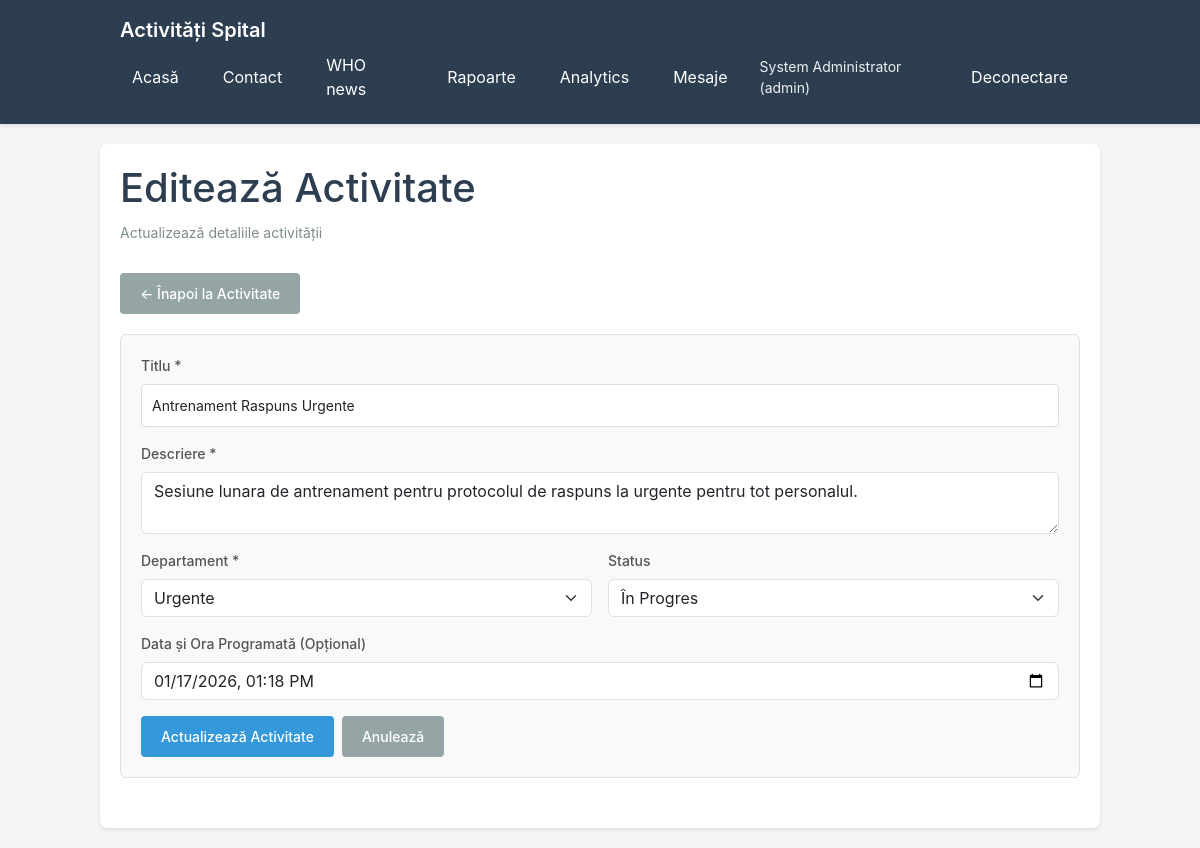
The app's page /activities/edit.php?id=2 (signed in) with its own data.
### tables this page shows
CREATE TABLE IF NOT EXISTS activities (
    id INT AUTO_INCREMENT PRIMARY KEY,
    title VARCHAR(200) NOT NULL,
    description TEXT NOT NULL,
    department_id INT NOT NULL,
    created_by INT NOT NULL,
    status ENUM('planned', 'in_progress', 'completed', 'cancelled') DEFAULT 'planned',
    scheduled_date DATETIME,
    created_at TIMESTAMP DEFAULT CURRENT_TIMESTAMP,
    updated_at TIMESTAMP DEFAULT CURRENT_TIMESTAMP ON UPDATE CURRENT_TIMESTAMP,
    FOREIGN KEY (department_id) REFERENCES departments(id) ON DELETE RESTRICT,
    FOREIGN KEY (created_by) REFERENCES users(id) ON DELETE RESTRICT,
    INDEX idx_department (department_id),
    INDEX idx_status (status),
    INDEX idx_scheduled_date (scheduled_date)
);

CREATE TABLE IF NOT EXISTS departments (
    id INT AUTO_INCREMENT PRIMARY KEY,
    name VARCHAR(100) NOT NULL UNIQUE,
    description TEXT,
    created_at TIMESTAMP DEFAULT CURRENT_TIMESTAMP
);

### app/src/helpers.php (called while the page is built, shortened)
<?php
function dbSelectAll($pdo, $sql, $params = []) {
    try {
        $stmt = $pdo->prepare($sql);
        $stmt->execute($params);
        return $stmt->fetchAll();
    } catch (PDOException $e) {
        error_log("Eroare selectare baza de date: " . $e->getMessage());
        return [];
    }
}
function dbSelectOne($pdo, $sql, $params = []) {
    try {
        $stmt = $pdo->prepare($sql);
        $stmt->execute($params);
        return $stmt->fetch();
    } catch (PDOException $e) {
        error_log("Eroare selectare baza de date: " . $e->getMessage());
        return false;
    }
}
function h($string) {
    return htmlspecialchars($string, ENT_QUOTES, 'UTF-8');
}

### activities/edit.php (the view, shortened to what this page needs)
<?php
require_once __DIR__ . '/../app/src/db.php';
require_once __DIR__ . '/../app/src/helpers.php';
$pdo = getDbConnection();
$activityId = isset($_GET['id']) ? (int)$_GET['id'] : 0;
$activity = dbSelectOne($pdo, "
    SELECT
        a.id,
        a.title,
        a.description,
        a.status,
        a.scheduled_date,
        a.department_id
    FROM activities a
    WHERE a.id = ?
", [$activityId]);
$scheduled_date_formatted = '';
if ($activity['scheduled_date']) {
    $dt = new DateTime($activity['scheduled_date']);
    $scheduled_date_formatted = $dt->format('Y-m-d\TH:i');
}
$departments = dbSelectAll($pdo, "SELECT id, name FROM departments ORDER BY name");
?>
<h1>Editează Activitate</h1>
<p class="subtitle">Actualizează detaliile activității</p>
<div style="margin-bottom: 20px;">
    <a href="show.php?id=<?php echo $activityId; ?>" class="btn btn-secondary">← Înapoi la Activitate</a>
</div>
<div class="form-section">
    <form method="POST">
        <div class="row g-3">
            <div class="col-12">
                <label for="title" class="form-label">Titlu *</label>
                <input type="text" id="title" name="title" required maxlength="200"
                       value="<?php echo h($activity['title']); ?>" class="form-control">
            </div>
            <div class="col-12">
                <label for="description" class="form-label">Descriere *</label>
                <textarea id="description" name="description" required class="form-control"><?php echo h($activity['description']); ?></textarea>
            </div>
            <div class="col-12 col-md-6">
                <label for="department_id" class="form-label">Departament *</label>
                <select id="department_id" name="department_id" required class="form-select">
                    <?php foreach ($departments as $dept): ?>
                        <option value="<?php echo $dept['id']; ?>"
                                <?php echo $activity['department_id'] == $dept['id'] ? 'selected' : ''; ?>>
                            <?php echo h($dept['name']); ?>
                        </option>
                    <?php endforeach; ?>
                </select>
            </div>
            <div class="col-12 col-md-6">
                <label for="status" class="form-label">Status</label>
                <select id="status" name="status" class="form-select">
                    <option value="in_progress" <?php echo $activity['status'] === 'in_progress' ? 'selected' : ''; ?>>În Progres</option>
                </select>
            </div>
            <div class="col-12">
                <label for="scheduled_date" class="form-label">Data și Ora Programată (Opțional)</label>
                <input type="datetime-local" id="scheduled_date" name="scheduled_date"
                       value="<?php echo h($scheduled_date_formatted); ?>" class="form-control">
            </div>
        </div>
        <div class="d-flex flex-wrap gap-2 mt-3">
            <button type="submit" class="btn btn-primary">Actualizează Activitate</button>
            <a href="show.php?id=<?php echo $activityId; ?>" class="btn btn-secondary">Anulează</a>
        </div>
    </form>
</div>
<?php
include __DIR__ . '/../app/views/layout.php';
?>

### app/views/layout.php (style rules this page uses)
* { margin: 0; padding: 0; box-sizing: border-box; }
body { font-family: -apple-system, BlinkMacSystemFont, 'Segoe UI', Roboto, Oxygen, Ubuntu, Cantarell, sans-serif; background: #f5f5f5; padding: 0; }
h1 { color: #2c3e50; margin-bottom: 10px; }
.subtitle { color: #7f8c8d; margin-bottom: 30px; font-size: 14px; }
.form-section { background: #f9f9f9; padding: 20px; border-radius: 6px; margin-bottom: 30px; border: 1px solid #e0e0e0; }
label { display: block; margin-bottom: 5px; color: #555; font-weight: 500; font-size: 14px; }
input[type="text"], input[type="email"], input[type="password"], textarea, select { width: 100%; padding: 10px; border: 1px solid #ddd; border-radius: 4px; font-size: 14px; font-family: inherit; }
textarea { min-height: 100px; resize: vertical; }
select { cursor: pointer; }
button, .btn { background: #3498db; color: white; border: none; padding: 10px 20px; border-radius: 4px; cursor: pointer; font-size: 14px; font-weight: 500; transition: background 0.2s; text-decoration: none; display: inline-block; }
.btn-secondary { background: #95a5a6; }

### records on screen
activities: title "Antrenament Raspuns Urgente", description "Sesiune lunara de antrenament pentru protocolul de raspuns la urgente pentru tot personalul.", department_id "Urgente", status "În Progres", scheduled_date "01/17/2026 13:18"

### other values on screen
$currentUser['first_name'] "System"
$currentUser['last_name'] "Administrator"
$currentUser['role_name'] "admin"
